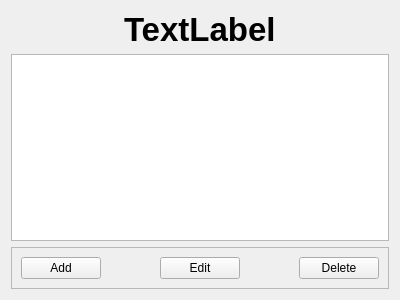
<?xml version="1.0" encoding="UTF-8"?>
<ui version="4.0">
 <class>TableEditWidgetBase</class>
 <widget class="QWidget" name="TableEditWidgetBase">
  <property name="geometry">
   <rect>
    <x>0</x>
    <y>0</y>
    <width>400</width>
    <height>300</height>
   </rect>
  </property>
  <property name="windowTitle">
   <string>Form</string>
  </property>
  <layout class="QGridLayout" name="gridLayout">
   <item row="0" column="0" alignment="Qt::AlignHCenter">
    <widget class="QLabel" name="title">
     <property name="font">
      <font>
       <pointsize>25</pointsize>
       <weight>75</weight>
       <bold>true</bold>
      </font>
     </property>
     <property name="text">
      <string>TextLabel</string>
     </property>
    </widget>
   </item>
   <item row="1" column="0">
    <widget class="QTableView" name="tableView">
     <property name="font">
      <font>
       <pointsize>9</pointsize>
      </font>
     </property>
    </widget>
   </item>
   <item row="2" column="0">
    <widget class="QFrame" name="frame">
     <property name="frameShape">
      <enum>QFrame::StyledPanel</enum>
     </property>
     <property name="frameShadow">
      <enum>QFrame::Raised</enum>
     </property>
     <layout class="QHBoxLayout" name="horizontalLayout">
      <item>
       <widget class="QPushButton" name="addButton">
        <property name="text">
         <string>Add</string>
        </property>
       </widget>
      </item>
      <item>
       <spacer name="horizontalSpacer">
        <property name="orientation">
         <enum>Qt::Horizontal</enum>
        </property>
        <property name="sizeHint" stdset="0">
         <size>
          <width>40</width>
          <height>20</height>
         </size>
        </property>
       </spacer>
      </item>
      <item>
       <widget class="QPushButton" name="editButton">
        <property name="text">
         <string>Edit</string>
        </property>
       </widget>
      </item>
      <item>
       <spacer name="horizontalSpacer_2">
        <property name="orientation">
         <enum>Qt::Horizontal</enum>
        </property>
        <property name="sizeHint" stdset="0">
         <size>
          <width>40</width>
          <height>20</height>
         </size>
        </property>
       </spacer>
      </item>
      <item>
       <widget class="QPushButton" name="deleteButton">
        <property name="text">
         <string>Delete</string>
        </property>
       </widget>
      </item>
     </layout>
    </widget>
   </item>
  </layout>
 </widget>
 <tabstops>
  <tabstop>tableView</tabstop>
  <tabstop>addButton</tabstop>
  <tabstop>editButton</tabstop>
  <tabstop>deleteButton</tabstop>
 </tabstops>
 <resources/>
 <connections/>
</ui>
